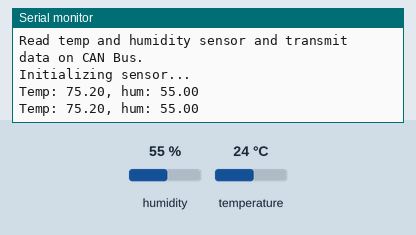
This sketch was run on a simulated Arduino Uno, built with avr-gcc and run on an emulated ATmega328P. On the bench: the last lines printed to the serial monitor. The test bench sets the inputs (shaded band); at power-on: humidity 55 %, temperature 24 °C.

Above: at 3.2 s.
3.3 s: humidity set to 22 %
At 5.8 s:
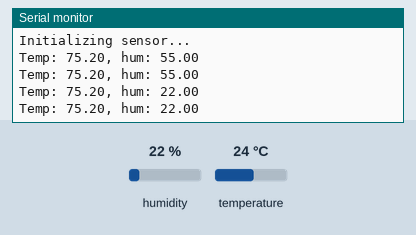
6.0 s: temperature set to 12 °C
At 7.5 s:
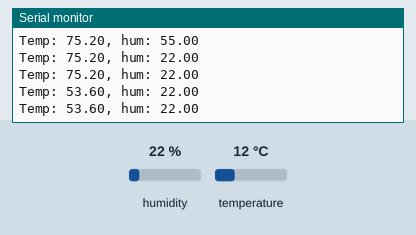
8.7 s: humidity set to 40 %
At 9.9 s:
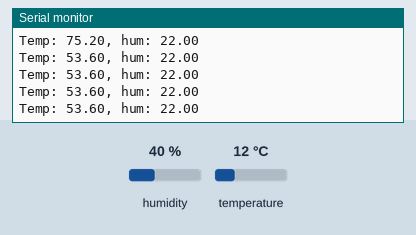
Timing chart, 0 to 11.7 s (numbered marks = the images above; inputs shaded):
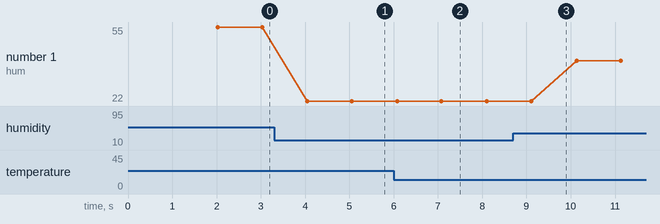

Measured:
- after the input at 3.3 s, the serial monitor: prints a new line after 0.75 s (image 1)
- after the input at 6.0 s, the serial monitor: prints a new line after 0.08 s (image 2)
- plotted number 1: 55 → 22 after the input at 3.3 s, 22 → 40 after the input at 8.7 s

The sketch:

can_transmitter_mcp2515.ino
```cpp
#include <DHT.h>
#include <DHT_U.h>
#include <SPI.h>
#include <mcp2515.h>

#define DHTTYPE DHT11   // DHT 11
#define DHT_PIN 7
#define DHT_PWR_PIN 6

struct can_frame canMsg;
MCP2515 mcp2515(10);
DHT dht(DHT_PIN, DHTTYPE);

void float2Bytes(float val,byte* bytes_array){
  // Create union of shared memory space
  union {
    float float_variable;
    byte temp_array[4];
  } u;
  // Overite bytes of union with float variable
  u.float_variable = val;
  // Assign bytes to input array
  memcpy(bytes_array, u.temp_array, 4);
}

void setup() {
  canMsg.can_id  = 0x0F6;
  canMsg.can_dlc = 8;
  canMsg.data[0] = 0x8E;
  canMsg.data[1] = 0x87;
  canMsg.data[2] = 0x32;
  canMsg.data[3] = 0xFA;
  canMsg.data[4] = 0x26;
  canMsg.data[5] = 0x8E;
  canMsg.data[6] = 0xBE;
  canMsg.data[7] = 0x86;

  while (!Serial);
  Serial.begin(115200);

  mcp2515.reset();
  mcp2515.setBitrate(CAN_500KBPS, MCP_8MHZ);
  mcp2515.setNormalMode();

  pinMode(DHT_PWR_PIN, OUTPUT);
  digitalWrite(DHT_PWR_PIN, HIGH);
  Serial.println("Read temp and humidity sensor and transmit data on CAN Bus.");

  dht.begin();

  Serial.println("Initializing sensor...");
  delay(2000); // Wait for the sensor to be initialized before running
}

void loop() {
  // Reading temperature or humidity takes about 250 milliseconds!
  // Sensor readings may also be up to 2 seconds 'old' (its a very slow sensor)
  float h = dht.readHumidity();
  // Read temperature as Celsius (the default)
  float t = dht.readTemperature();
  // Read temperature as Fahrenheit (isFahrenheit = true)
  float f = dht.readTemperature(true);

  Serial.print("Temp: ");
  Serial.print(f);
  Serial.print(", hum: ");
  Serial.println(h);

  byte tempHum[4];
  float2Bytes(f,&tempHum[0]);

  canMsg.data[0] = tempHum[0];
  canMsg.data[1] = tempHum[1];
  canMsg.data[2] = tempHum[2];
  canMsg.data[3] = tempHum[3];

  float2Bytes(h,&tempHum[0]);

  canMsg.data[4] = tempHum[0];
  canMsg.data[5] = tempHum[1];
  canMsg.data[6] = tempHum[2];
  canMsg.data[7] = tempHum[3];

  mcp2515.sendMessage(&canMsg);

  delay(1000);
}
```
